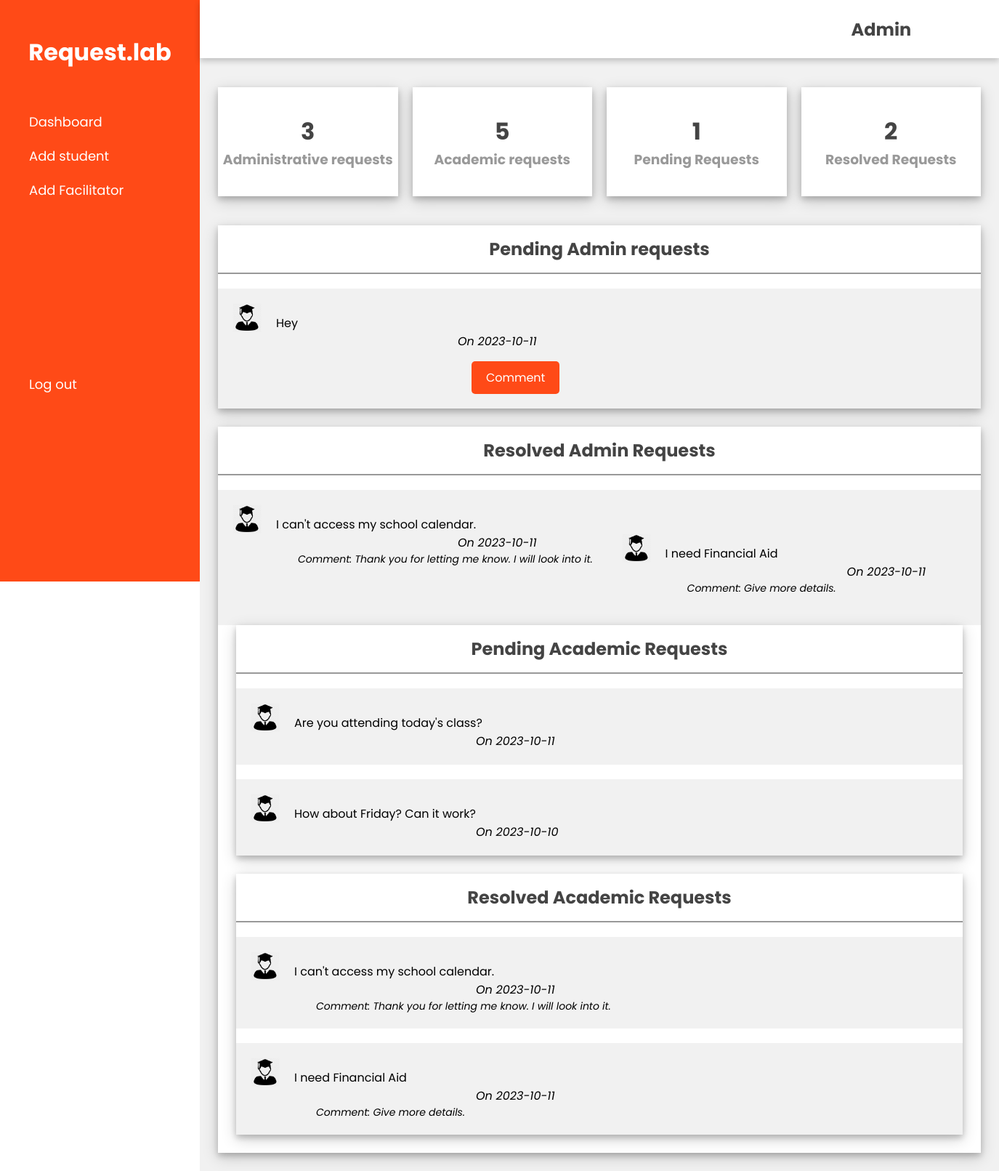
The app's page /staff/sample.php (signed in) with its own data.
### tables this page shows
CREATE TABLE `academic_request` (
  `request_id` int(11) NOT NULL,
  `request_text` text NOT NULL,
  `date_submitted` date NOT NULL,
  `comment` text DEFAULT NULL,
  `student_id` int(11) DEFAULT NULL,
  `facilitator_id` int(11) DEFAULT NULL
);

### staff/sample.php (the view, shortened to what this page needs)
<?php
    include_once '../includes/dbc.php';
    if (!isset($_SESSION["userId"])) {
        header("Location: ../login/login.php");
        exit();
    } else {
       $select_acad = "SELECT * FROM academic_request ORDER BY request_id DESC";
       $academic_requests = mysqli_query($conn , $select_acad);
       $total_academic = mysqli_num_rows($academic_requests);
       $select_admin = "SELECT * FROM administrative_request ORDER BY request_id DESC ";
       $t = mysqli_query($conn , $select_admin);
       $total_administrative = mysqli_num_rows($t);
       $pending_admin = "SELECT * FROM administrative_request WHERE comment IS NULL ORDER BY request_id DESC";
    $pending_admin_requests = mysqli_query($conn , $pending_admin);
    $total_pending_admin_requests = mysqli_num_rows($pending_admin_requests);
    $pending_academic = "SELECT * FROM academic_request WHERE comment IS NULL ORDER BY request_id DESC";
    $pending_academic_requests = mysqli_query($conn , $pending_academic);
       $solved_admin = "SELECT * FROM administrative_request WHERE comment IS NOT NULL ORDER BY request_id DESC";
       $solved_admin_requests = mysqli_query($conn , $solved_admin);
       $total_solved_admin_requests = mysqli_num_rows($solved_admin_requests);
       $solved_academic = "SELECT * FROM administrative_request WHERE comment IS NOT NULL ORDER BY request_id DESC";
       $solved_academic_requests = mysqli_query($conn , $solved_academic);
    }
?>
<!DOCTYPE html>
<html lang="en">
<head>
    <link href="../assets/css/styles.css" rel="stylesheet">
</head>
<body>
    <div class="side-menu">
        <div class="brand-name">
            <h1>Request.lab</h1>
        </div>
        <ul>
            <li><a href="#">Dashboard</a></li>
            <li><a href="signup.php">Add student</a></li>
            <li><a href="add_facilitator.php">Add Facilitator</a></li>
            <li style="margin-top: 80%;"><a href="../includes/logout.php">Log out</a></li>
        </ul>
    </div>
    <div class="container">
        <div class="header">
            <div class="nav">
                <div class="user">
                    <h2 style="margin-left:85%">Admin</h2>
                </div>
            </div>
        </div>
        <div class="content">
            <div class="cards">
                <div class="card">
                    <div class="box">
                       <h1><?php echo $total_administrative;?> </h1>
                        <h3>Administrative requests</h3>
                    </div>
                </div>
                <div class="card">
                    <div class="box">
                    <h1><?php echo $total_academic;?> </h1>
                        <h3>Academic requests</h3>
                    </div>
                </div>
                <div class="card">
                    <div class="box">
                    <h1><?php echo $total_pending_admin_requests;?> </h1>
                        <h3>Pending Requests</h3>
                    </div>
                </div>
                <div class="card">
                    <div class="box">
                    <h1><?php echo $total_solved_admin_requests;?> </h1>
                        <h3>Resolved Requests</h3>
                    </div>
                </div>
            </div>
            <div class="content-2">
                <div class="pending">
                    <div class="title">
                        <h2>Pending Admin requests</h2>
                    </div>
                    <?php
                            while ($row = mysqli_fetch_assoc($pending_admin_requests)) {
                                $requestID = $row['request_id'];
                                ?>
                    <div class="pending-requests">
                        <div class="student-avatar">
                            <img src="../assets/img/student.png" alt="Student avatar">
                        </div>
                        <div class="request-content">
                        <p><?php echo $row['request_text'] ?></p>
                            <p style="margin-left: 250px; font-style: italic; width:100%">On <?php echo $row['date_submitted'] ?></p>
                            <a href="admin_response.php?request_id=<?php echo $requestID ?>" class="btn">Comment</a>
                        </div>
                    </div>
                    <?php
                            }
                        ?>
                </div>
                <div class="pending">
                    <div class="title">
                        <h2>Resolved Admin Requests</h2>
                    </div>
                    <?php
                            while ($row = mysqli_fetch_assoc($solved_admin_requests)) {
                                ?>
                    <div class="pending-requests">
                        <div class="student-avatar">
                            <img src="../assets/img/student.png" alt="Student avatar">
                        </div>
                        <div class="request-content">
                        <p><?php echo $row['request_text'] ?></p>
                            <p style="margin-left: 250px; font-style: italic; width:100%">On <?php echo $row['date_submitted'] ?></p>
                            <p style="margin-left: 30px; font-style: italic; font-size:14px;">Comment: <?php echo $row['comment'] ?></p>
                    </div>
                    <?php
                            }
                        ?>
                </div>
            </div>
            <div class="requests">
                    <div class="title">
                        <h2>Pending Academic Requests</h2>
                    </div>
                    <?php
                            while ($row = mysqli_fetch_assoc($pending_academic_requests)) {
                                ?>
                    <div class="my-requests">
                        <div class="student-avatar">
                            <img src="../assets/img/student.png" alt="Student avatar">
                        </div>
                        <div class="request-content">
                        <p><?php echo $row['request_text'] ?></p>
                        <p style="margin-left: 250px; font-style: italic; width:100%">On <?php echo $row['date_submitted'] ?></p>
                    </div>
                    </div>  <?php
                            }
                        ?>
            </div>
                <div class="requests">
                    <div class="title">
                        <h2>Resolved Academic Requests</h2>
                    </div>
                    <?php
                            while ($row = mysqli_fetch_assoc($solved_academic_requests)) {
                                ?>
                    <div class="my-requests">
                        <div class="student-avatar">
                            <img src="../assets/img/student.png" alt="Student avatar">
                        </div>
                        <div class="request-content">
                        <p><?php echo $row['request_text'] ?></p>
                        <p style="margin-left: 250px; font-style: italic; width:100%">On <?php echo $row['date_submitted'] ?></p>
                        <p style="margin-left: 30px; font-style: italic; font-size:14px;">Comment: <?php echo $row['comment'] ?></p>
                    </div>
                    </div>  <?php
                            }
                        ?>
                </div>
        </div>
    </div>
</body>
</html>

### assets/css/styles.css (style rules this page uses)
* { margin: 0; padding: 0; box-sizing: border-box; font-family: 'Poppins', sans-serif; }
body { min-height: 100vh; }
a { text-decoration: none; }
li { list-style: none; }
h1, h2 { color: #444; }
h3 { color: #999; }
.btn { background: #ff4a17; color: white; padding: 5px 10px; text-align: center; }
.title { display: flex; align-items: center; justify-content: space-around; padding: 15px 10px; border-bottom: 2px solid #999; }
.side-menu { position: fixed; background: #ff4a17; width: 20vw; min-height: 100vh; display: flex; flex-direction: column; }
.side-menu .brand-name { height: 18vh; display: flex; align-items: center; justify-content: center; }
.side-menu .brand-name h1 { color: #ffff; }
.side-menu li a { font-size: 18px; padding: 10px 40px; color: white; display: flex; align-items: center; }
.container { position: absolute; right: 0; width: 80vw; height: 100vh; background: #f1f1f1; }
.container .header { position: fixed; top: 0; right: 0; width: 80vw; height: 10vh; background: white; display: flex; align-items: center; justify-content: center; box-shadow: 0 4px 8px 0 rgba(0, 0, 0, 0.2); z-index: 1; }
.container .header .nav { width: 90%; display: flex; align-items: center; justify-self: center; }
.container .header .nav .user { flex: 1; display: flex; align-items: center; text-align: center; }
.container .content { position: relative; margin-top: 10vh; min-height: 90vh; background: #f1f1f1; }
.container .content .cards { padding: 20px 15px; display: flex; align-items: center; }
.container .content .cards .card { width: 250px; height: 150px; background: white; margin: 20px 10px; display: flex; align-items: center; justify-content: center; box-shadow: 0 4px 8px 0 rgba(0, 0, 0, 0.2), 0 6px 20px 0 rgba(0, 0, 0, 0.19); }
.container .content .cards .card .box h1,h3 { text-align: center; }
.container .content .content-2 { min-height: 60vh; display: flex; justify-content: space-around; align-items: flex-start; flex-wrap: wrap; }
.container .content .content-2 .requests { min-height: auto; flex: 3; background: #ffff; margin: 0 25px 25px 25px; box-shadow: 0 4px 8px 0 rgba(0, 0, 0, 0.2), 0 6px 20px 0 rgba(0, 0, 0, 0.19); display: flex; flex-direction: column; }
.container .content .content-2 .requests .my-requests { display: flex; padding: 20px; margin-top: 20px; background-color: #f1f1f1; }
.container .content .content-2 .requests .my-requests img { width: 40px; height: 40px; flex: 2; }
.container .content .content-2 .my-requests .request-content { padding: 0px 20px; }
.container .content .content-2 .pending { min-height: auto; flex: 3; background: #ffff; margin: 0 25px 25px 25px; box-shadow: 0 4px 8px 0 rgba(0, 0, 0, 0.2), 0 6px 20px 0 rgba(0, 0, 0, 0.19); display: flex; flex-direction: column; }
.container .content .content-2 .pending .pending-requests { display: flex; padding: 20px; margin-top: 20px; background-color: #f1f1f1; }
.container .content .content-2 .pending .pending-requests img { width: 40px; height: 40px; flex: 2; }
.container .content .content-2 .pending-requests .request-content { padding: 0px 20px; }
.container .content .content-2 .pending-requests .request-content a { margin-left: 75%; }
.request-content { margin-top: 15px; }
.btn { display: inline-block; margin-top: 15px; padding: 10px 20px; background-color: #ff4a17; color: #fff; text-decoration: none; border-radius: 5px; }

### records on screen
academic_request: request_text "Are you attending today's class?", date_submitted "2023-10-11"
academic_request: request_text "How about Friday? Can it work?", date_submitted "2023-10-10"

### other values on screen
$total_administrative "3"
$total_academic "5"
$total_pending_admin_requests "1"
$total_solved_admin_requests "2"
$row['request_text'] "Hey"
$row['date_submitted'] "2023-10-11"
$row['request_text'] "I can't access my school calendar."
$row['comment'] "Thank you for letting me know. I will look into it."
$row['request_text'] "I need Financial Aid"
$row['comment'] "Give more details."
